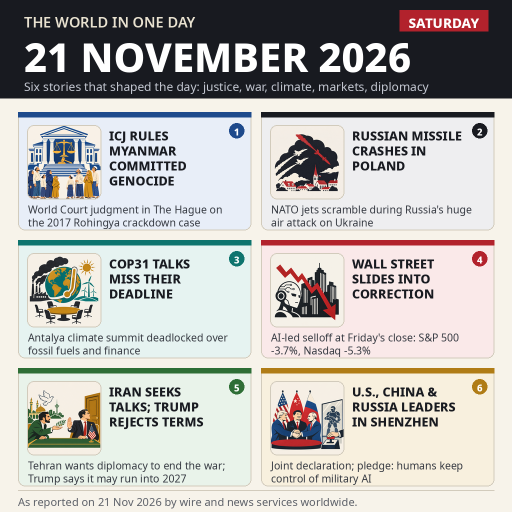
#> input picture entry.png, 1024 x 1024 px, given in place of illo_icj.png, which was not available (shown at 1/2 size)
$ python build_image.py
#> lines starting #> are read from the running program, lines starting #| are printed output that depends on the picture
#!/usr/bin/env python3
"""Build the v7 entry image for the make.fun bounty "news-image-20261121".

Same six illustrated lead stories as v6, widened into a full front page:
a stats strip, six smaller verified story cards, and an "Also on Saturday"
list - 23 stories in all, every one checked against news reports dated
Saturday 21 November 2026. Ink/paper/red like v6, DejaVu throughout.
Repo copy: the six illustrations live in ./assets next to this script
(not tracked in git); output is ./entry.png (1024x1024), palette-encoded.
Running it with the illustrations in place reproduces entry.png exactly.
"""
import os
from PIL import Image, ImageDraw, ImageFont

HERE = os.path.dirname(os.path.abspath(__file__))
ASSETS = os.path.join(HERE, "assets")
OUT = os.path.join(HERE, "entry.png")

W = H = 1024
MARGIN = 20
INK = (17, 20, 26)
PAPER = (244, 241, 234)
RED = (178, 34, 44)
GREY = (96, 100, 108)
CARD = (255, 254, 250)
CHIP_COLORS = [(29, 78, 137), (178, 34, 44), (15, 118, 110), (51, 65, 85),
               (146, 64, 14), (76, 29, 149)]

FD = "/usr/share/fonts/truetype/dejavu"
def font(name, size):
    return ImageFont.truetype(os.path.join(FD, name), size)
FB = "DejaVuSans-Bold.ttf"
FR = "DejaVuSans.ttf"

F_KICKER = font(FB, 21)
F_DATE = font(FB, 80)
F_BADGE = font(FB, 22)
F_SUB = font(FR, 16)
F_STAT_N = font(FB, 30)
F_STAT_L = font(FB, 10)
F_HEAD = font(FB, 20)
F_TAG = font(FB, 11)
F_CARD_H = font(FB, 17)
F_CARD_L = font(FR, 12)
F_SEC = font(FB, 17)
F_ALSO_PLACE = font(FB, 13)
F_ALSO = font(FR, 13)
F_FOOT = font(FR, 12)
F_REGION = font(FB, 13)
F_NUM = font(FB, 15)

def tw(d, s, f):
    return d.textlength(s, font=f)

def wrap(d, s, f, maxw):
    words, lines, cur = s.split(), [], ""
    for w_ in words:
        t = (cur + " " + w_).strip()
        if tw(d, t, f) <= maxw or not cur:
            cur = t
        else:
            lines.append(cur)
            cur = w_
    if cur:
        lines.append(cur)
    return lines

def paste_cover(canvas, path, box, focus=0.5):
    x, y, w, h = box
    a = Image.open(path).convert("RGB")
    w0, h0 = a.size
    scale = max(w / w0, h / h0)
    nw, nh = int(w0 * scale + 0.5), int(h0 * scale + 0.5)
    a = a.resize((nw, nh), Image.LANCZOS)
    ox = (nw - w) // 2
    oy = int((nh - h) * focus)
    canvas.paste(a.crop((ox, oy, ox + w, oy + h)), (x, y))

LEADS = [
    ("illo_icj.png", "ICJ RULES MYANMAR COMMITTED GENOCIDE",
     "WORLD COURT - THE HAGUE - ROHINGYA CASE", 0.49),
    ("illo_missile.png", "TWO RUSSIAN MISSILES FALL IN POLAND",
     "NATO CHIEF VOWS TO DEFEND 'EVERY INCH'", 0.38),
    ("illo_cop.png", "COP31 CLIMATE TALKS MISS THEIR DEADLINE",
     "DEADLOCKED OVER FOSSIL FUELS", 0.5),
    ("illo_market.png", "WALL STREET SLIDES INTO CORRECTION",
     "AI-LED SELLOFF AT FRIDAY'S CLOSE", 0.5),
    ("illo_iran.png", "IRAN SEEKS TALKS; TRUMP REJECTS TERMS",
     "TEHRAN SEEKS DIPLOMACY TO END THE WAR", 0.58),
    ("illo_summit.png", "U.S., CHINA & RUSSIA LEADERS IN SHENZHEN",
     "JOINT PLEDGE: HUMANS CONTROL MILITARY AI", 0.6),
]

STATS = [
    ("6.7", "PERU QUAKE MAGNITUDE"),
    ("3", "HOOTHI MISSILES DOWNED"),
    ("146", "PEOPLE SAFE IN DAVAO"),
    ("60", "WOUNDED IN KRYVYI RIH"),
    ("24+", "DEAD IN NIGERIA BOAT"),
    ("8 YRS", "BEPICOLOMBO TO MERCURY"),
]

CARDS = [
    ("3 HOOTHI MISSILES DOWNED OVER RIYADH", "Second attack on the capital in days"),
    ("M6.7 EARTHQUAKE SHAKES CENTRAL PERU", "No deaths; minor damage near Junin"),
    ("KRYVYI RIH: 2 KILLED, 60 WOUNDED", "Rescuers hit by follow-up strikes"),
    ("ALL 146 SAFE AS JET LANDS IN DAVAO", "Air Niugini 767 in engine-fire alert"),
    ("BEPICOLOMBO ENTERS MERCURY ORBIT", "Eight-year journey; 2nd Mercury orbiter"),
    ("BITCOIN FALLS TO A TWO-YEAR LOW", "Under $60,000 as the selloff spreads"),
]

ALSO = [
    ("KYIV", "Zelenskyy: the Crimea Bridge \"will not stay\""),
    ("HORMUZ", "Iran says it downed a U.S. MQ-9 drone"),
    ("NAYPYITAW", "Myanmar calls the ICJ ruling \"unfair\""),
    ("BRUSSELS", "UK and EU seal a post-Brexit reset deal"),
    ("BAYELSA", "At least 24 dead as a funeral boat capsizes"),
    ("WELLINGTON", "Rahul's 136 puts India in charge"),
    ("LAS VEGAS", "Verstappen inherits pole; Antonelli penalised"),
    ("WASHINGTON", "Trump threatens tax on data centres abroad"),
    ("BEIJING", "China tells Japan to \"correct\" its Taiwan words"),
    ("GULF OF FINLAND", "Drone strike sets a Russian cargo ship ablaze"),
    ("HORMUZ", "Two tankers struck in the strait, UKMTO says"),
]

img = Image.new("RGB", (W, H), PAPER)
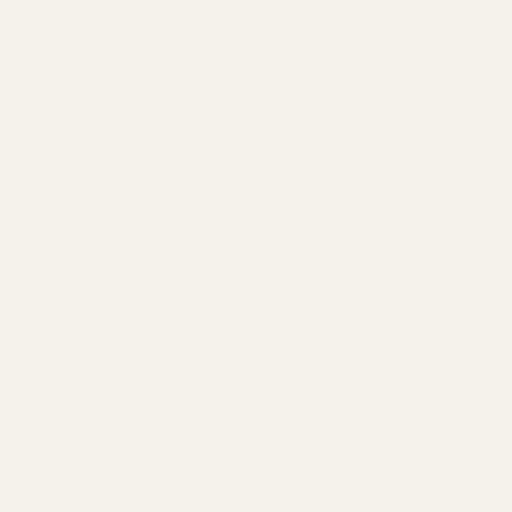
#> img: PIL image 1024x1024 RGB (shown at 1/2 size); mean R, G, B 244, 241, 234
d = ImageDraw.Draw(img)

# ---- header -------------------------------------------------------------
d.rectangle([0, 0, W, 118], fill=INK)
d.text((MARGIN, 12), "THE WORLD IN ONE DAY", font=F_KICKER, fill=PAPER)
bw = tw(d, "SATURDAY", F_BADGE) + 26
#> bw = 156.1
d.rectangle([W - MARGIN - bw, 8, W - MARGIN, 42], fill=RED)
d.text((W - MARGIN - bw + 13, 14), "SATURDAY", font=F_BADGE, fill=(255, 255, 255))
d.text((MARGIN - 2, 38), "21 NOVEMBER 2026", font=F_DATE, fill=(255, 255, 255))
d.text((MARGIN, 124), "23 stories that shaped the day - justice, war, climate, "
       "markets, diplomacy, sport", font=F_SUB, fill=GREY)

# ---- stats strip ----------------------------------------------------------
sy = 148
sh = 46
cw = (W - 2 * MARGIN) // 6
d.rectangle([MARGIN, sy, W - MARGIN, sy + sh], fill=INK)
for i, (num, label) in enumerate(STATS):
    x = MARGIN + i * cw
    if i:
        d.line([x, sy + 6, x, sy + sh - 6], fill=(70, 74, 84), width=1)
    d.text((x + 10, sy + 4), num, font=F_STAT_N, fill=(255, 255, 255))
# labels sit in a second ink band directly under the numbers
d.rectangle([MARGIN, sy + sh, W - MARGIN, sy + sh + 14], fill=INK)
for i, (num, label) in enumerate(STATS):
    x = MARGIN + i * cw
    d.text((x + 10, sy + sh + 1), label, font=F_STAT_L, fill=(198, 202, 210))

# ---- lead panels ----------------------------------------------------------
py = sy + sh + 27
pw = (W - 2 * MARGIN - 2 * 12) // 3
ph_img, ph_ban = 84, 72
for i, (fname, head, tag, focus) in enumerate(LEADS):
    x = MARGIN + (i % 3) * (pw + 12)
    y = py + (i // 3) * (ph_img + ph_ban + 12)
    paste_cover(img, os.path.join(ASSETS, fname), (x, y, pw, ph_img), focus)
#> in paste_cover, a is the input picture: PIL image 1024x1024 RGB; mean R, G, B 183.4, 181.6, 178.5
#> in paste_cover, `a = a.resize((nw, nh), Image.LANCZOS)`:
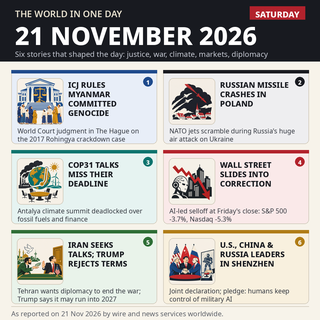
#> a: PIL image 320x320 RGB; mean R, G, B 183.1, 181.5, 178.4
#> in paste_cover, `canvas.paste(a.crop((ox, oy, ox + w, oy + h)), (x, y))`:
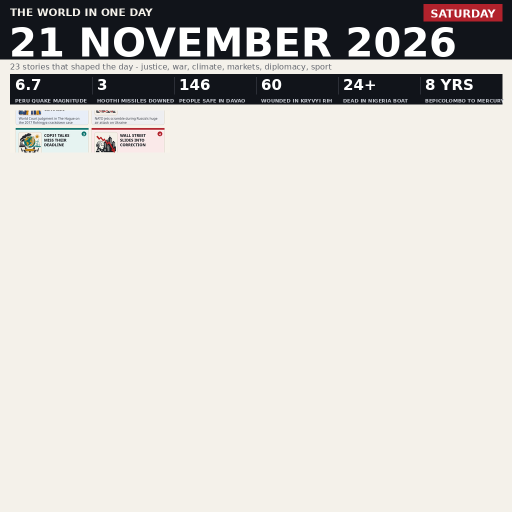
#> canvas: PIL image 1024x1024 RGB (shown at 1/2 size); mean R, G, B 211.8, 209.1, 204.3
    d.rounded_rectangle([x, y, x + pw, y + ph_img + ph_ban], radius=8,
                        outline=(190, 186, 176), width=1)
    by = y + ph_img
    d.rectangle([x, by, x + pw, by + ph_ban], fill=INK)
    r = 13
    cx, cy = x + 17, y + 17
    d.ellipse([cx - r, cy - r, cx + r, cy + r], fill=CHIP_COLORS[i])
    ns = str(i + 1)
    d.text((cx - tw(d, ns, F_NUM) / 2, cy - 9), ns, font=F_NUM, fill=(255, 255, 255))
    ty = by + 6
    for ln in wrap(d, head, F_HEAD, pw - 16)[:2]:
#> in wrap, `words, lines, cur = s.split(), [], ""`: words = ['ICJ', 'RULES', 'MYANMAR', 'COMMITTED', 'GENOCIDE']; cur = ''
        d.text((x + 8, ty), ln, font=F_HEAD, fill=(255, 255, 255))
        ty += 23
#> this loop made 2 passes
#> after the loop, ty = 357
#> (the run stopped early here; a loop or call above may not have finished)
